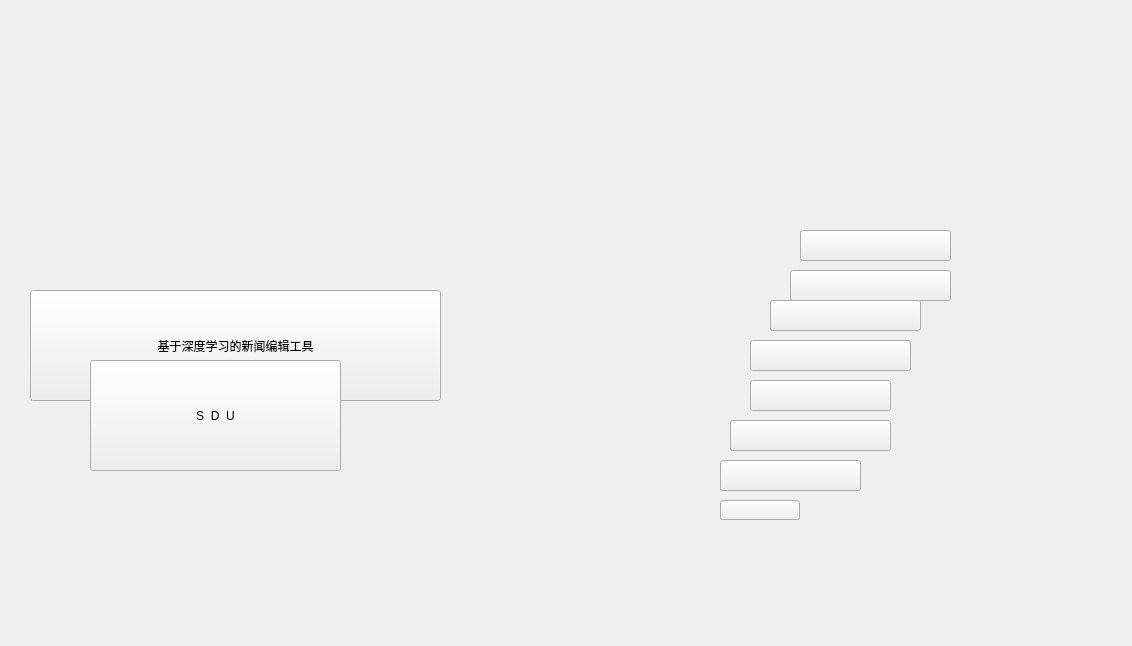
<?xml version="1.0" encoding="UTF-8"?>
<ui version="4.0">
 <class>MainWindow</class>
 <widget class="QMainWindow" name="MainWindow">
  <property name="geometry">
   <rect>
    <x>0</x>
    <y>0</y>
    <width>1132</width>
    <height>646</height>
   </rect>
  </property>
  <property name="windowTitle">
   <string>MainWindow</string>
  </property>
  <property name="styleSheet">
   <string notr="true">border-image: url(:/C:/Users/陈龙/Desktop/处理后的图/背景11.png);</string>
  </property>
  <widget class="QWidget" name="centralWidget">
   <widget class="QPushButton" name="pushButton">
    <property name="geometry">
     <rect>
      <x>800</x>
      <y>230</y>
      <width>151</width>
      <height>31</height>
     </rect>
    </property>
    <property name="styleSheet">
     <string notr="true">border-image: url(:/C:/Users/陈龙/Desktop/处理后的图/透明.png);</string>
    </property>
    <property name="text">
     <string/>
    </property>
   </widget>
   <widget class="QPushButton" name="pushButton_2">
    <property name="geometry">
     <rect>
      <x>790</x>
      <y>270</y>
      <width>161</width>
      <height>31</height>
     </rect>
    </property>
    <property name="styleSheet">
     <string notr="true">border-image: url(:/C:/Users/陈龙/Desktop/处理后的图/透明.png);</string>
    </property>
    <property name="text">
     <string/>
    </property>
   </widget>
   <widget class="QPushButton" name="pushButton_3">
    <property name="geometry">
     <rect>
      <x>770</x>
      <y>300</y>
      <width>151</width>
      <height>31</height>
     </rect>
    </property>
    <property name="styleSheet">
     <string notr="true">border-image: url(:/C:/Users/陈龙/Desktop/处理后的图/透明.png);</string>
    </property>
    <property name="text">
     <string/>
    </property>
   </widget>
   <widget class="QPushButton" name="pushButton_4">
    <property name="geometry">
     <rect>
      <x>750</x>
      <y>340</y>
      <width>161</width>
      <height>31</height>
     </rect>
    </property>
    <property name="styleSheet">
     <string notr="true">border-image: url(:/C:/Users/陈龙/Desktop/处理后的图/透明.png);</string>
    </property>
    <property name="text">
     <string/>
    </property>
   </widget>
   <widget class="QPushButton" name="pushButton_5">
    <property name="geometry">
     <rect>
      <x>730</x>
      <y>420</y>
      <width>161</width>
      <height>31</height>
     </rect>
    </property>
    <property name="styleSheet">
     <string notr="true">border-image: url(:/C:/Users/陈龙/Desktop/处理后的图/透明.png);</string>
    </property>
    <property name="text">
     <string/>
    </property>
   </widget>
   <widget class="QPushButton" name="pushButton_6">
    <property name="geometry">
     <rect>
      <x>720</x>
      <y>460</y>
      <width>141</width>
      <height>31</height>
     </rect>
    </property>
    <property name="styleSheet">
     <string notr="true">border-image: url(:/C:/Users/陈龙/Desktop/处理后的图/透明.png);</string>
    </property>
    <property name="text">
     <string/>
    </property>
   </widget>
   <widget class="QPushButton" name="pushButton_7">
    <property name="geometry">
     <rect>
      <x>30</x>
      <y>290</y>
      <width>411</width>
      <height>111</height>
     </rect>
    </property>
    <property name="styleSheet">
     <string notr="true">border-image: url(:/C:/Users/陈龙/Desktop/处理后的图/透明.png);
font: 75 20pt &quot;微软雅黑&quot;;</string>
    </property>
    <property name="text">
     <string>基于深度学习的新闻编辑工具</string>
    </property>
   </widget>
   <widget class="QPushButton" name="pushButton_8">
    <property name="geometry">
     <rect>
      <x>90</x>
      <y>360</y>
      <width>251</width>
      <height>111</height>
     </rect>
    </property>
    <property name="styleSheet">
     <string notr="true">border-image: url(:/C:/Users/陈龙/Desktop/处理后的图/透明.png);
font: 75 20pt &quot;微软雅黑&quot;;</string>
    </property>
    <property name="text">
     <string>S  D  U</string>
    </property>
   </widget>
   <widget class="QPushButton" name="pushButton_9">
    <property name="geometry">
     <rect>
      <x>750</x>
      <y>380</y>
      <width>141</width>
      <height>31</height>
     </rect>
    </property>
    <property name="styleSheet">
     <string notr="true">border-image: url(:/C:/Users/陈龙/Desktop/处理后的图/透明.png);</string>
    </property>
    <property name="text">
     <string/>
    </property>
   </widget>
   <widget class="QPushButton" name="pushButton_10">
    <property name="geometry">
     <rect>
      <x>720</x>
      <y>500</y>
      <width>80</width>
      <height>20</height>
     </rect>
    </property>
    <property name="styleSheet">
     <string notr="true">border-image: url(:/C:/Users/陈龙/Desktop/处理后的图/透明.png);</string>
    </property>
    <property name="text">
     <string/>
    </property>
   </widget>
  </widget>
 </widget>
 <layoutdefault spacing="6" margin="11"/>
 <resources/>
 <connections/>
</ui>
